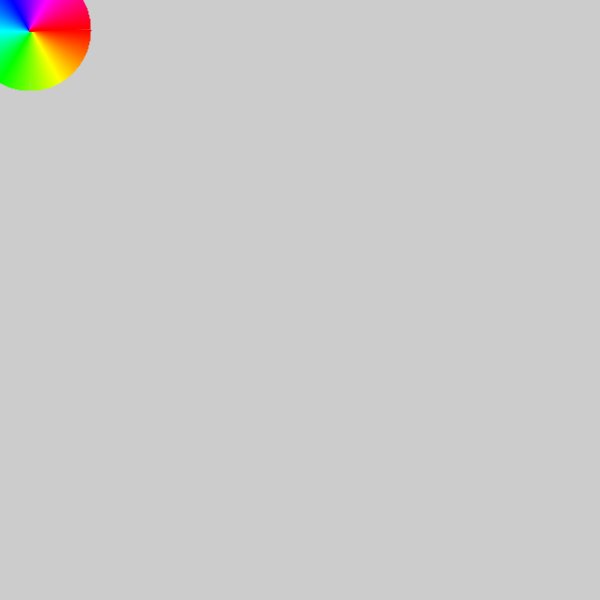
Frame 1 (no input)
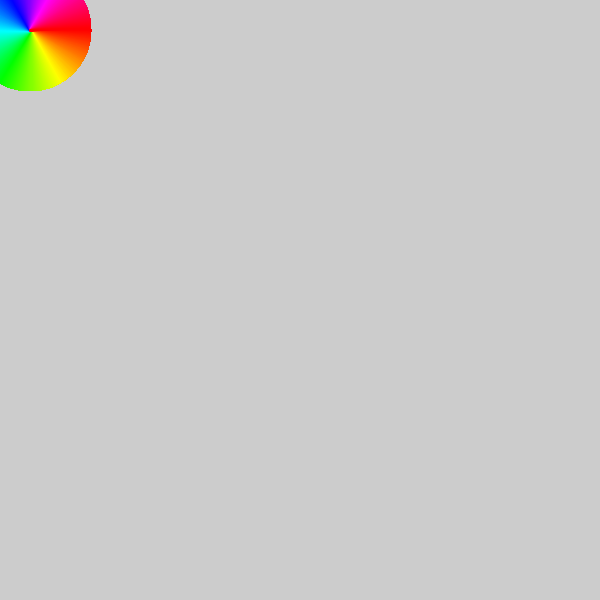
Frame 60 (the mouse pressed at the canvas centre just before this capture)
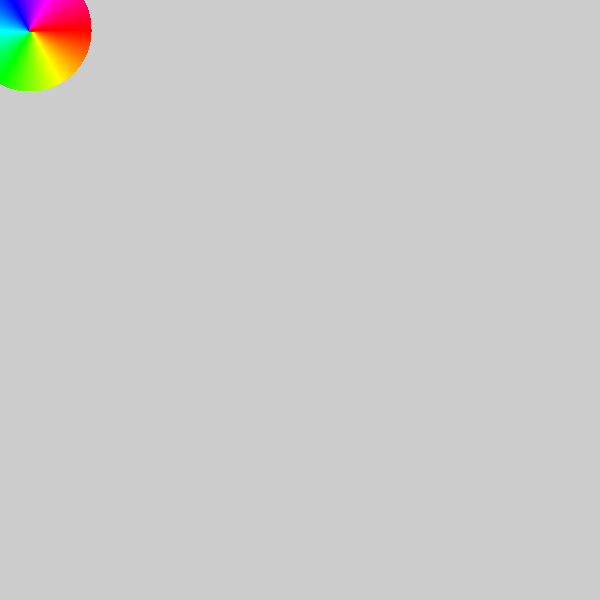
Frame 120 (the mouse held since frame 60 and released just before this capture)

The Processing sketch that drew these frames (run headless with seeded random() and noise(); from frame 60 on, the mouse is pressed at the canvas centre):

// Processing sketch: processing_114872
// ── processing_114872.pde

float prevX;
float prevY;
int currentBrush = 0;
color brushColor = color(0);
float s = 1;
float angle = 0;


void setup ()
{
  
  size(600,600);
  smooth();
}
void draw()
{
  if (mousePressed) {
       
      // Color pick with right click
      if (mouseButton == RIGHT) {
        brushColor = get(mouseX, mouseY);
      }
    }
     
    // Draw color wheel palette
    for (int angle = 0; angle < 360; angle = angle + 1) {
      colorMode(HSB, 360, 100, 100, 100);
      pushMatrix();
      translate(30, 30);
      rotate(radians(angle));
      scale(2);
      stroke(angle, 100, 100, 100);
      line(0, 0, 30, 0);
      popMatrix();
       
    }
    // Set back to RGB
    colorMode(RGB); 

 if (mousePressed == true)
  { 
    if (mouseButton == LEFT)
     {
        if (currentBrush == 0)
           { 
             fill(red(brushColor), green(brushColor), blue(brushColor));
              strokeWeight(1);
              //stroke(random(255),random(255),random(255));
              pushMatrix();
              translate(mouseX, mouseY);
              scale(s);
              rotate(angle);
              triangle(-25, 25, 0, -25, 25, 25);
              popMatrix();
           }
         if (currentBrush == 1)
         {
           fill(255,0,0);
            rectMode(CENTER);
            rect(mouseX,mouseY,40,40);
           
           
         }
     }
  }
  prevX = mouseX;
  prevY = mouseY;
}

void keyReleased()
{
  if (keyCode == UP)
  {
    s += 0.2;
  }
  if (keyCode == DOWN)
  {
    s -= 0.2;
  }
  if (key == '+')
  {
    angle += 1;
  }
  
  if (key == '-')
  {
    
    angle -= .01;
    
  }
  
  
}
